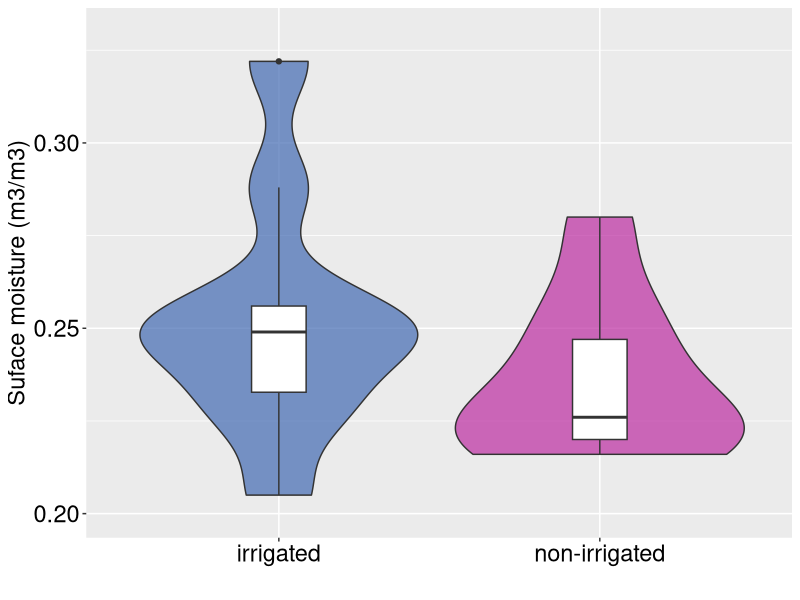
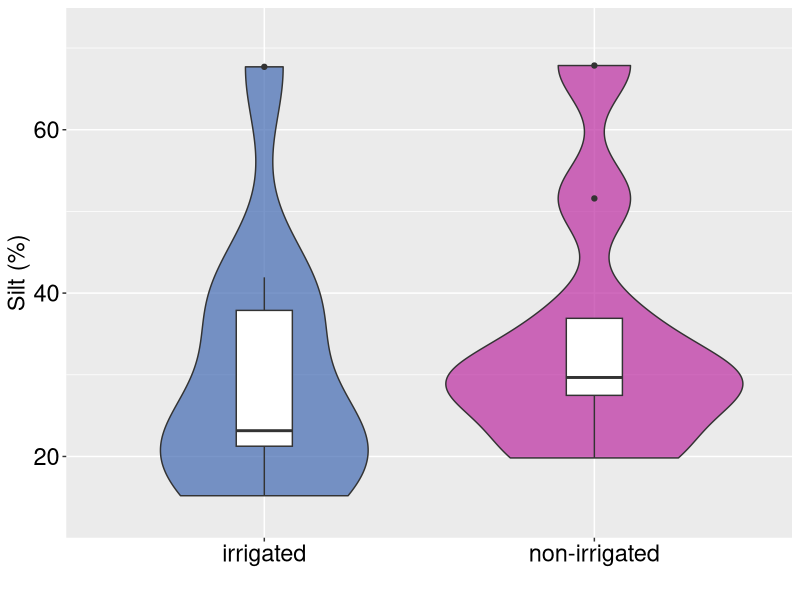
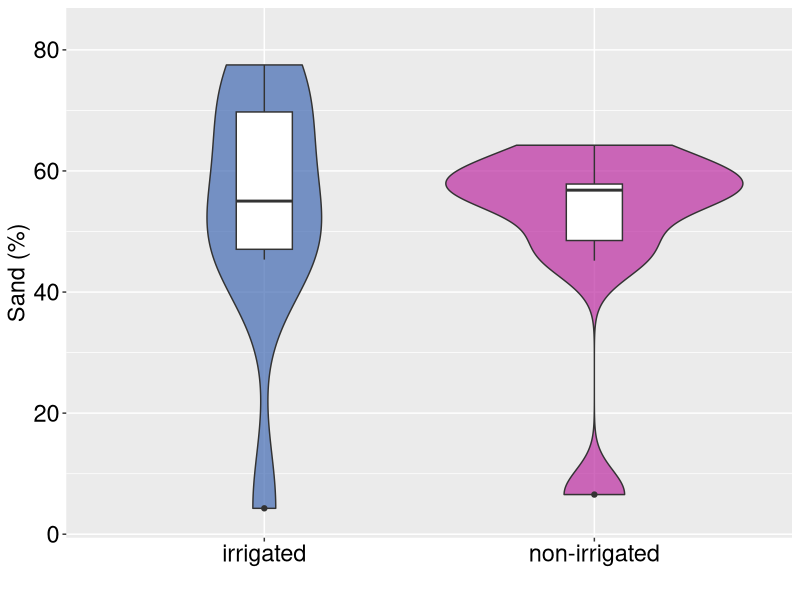
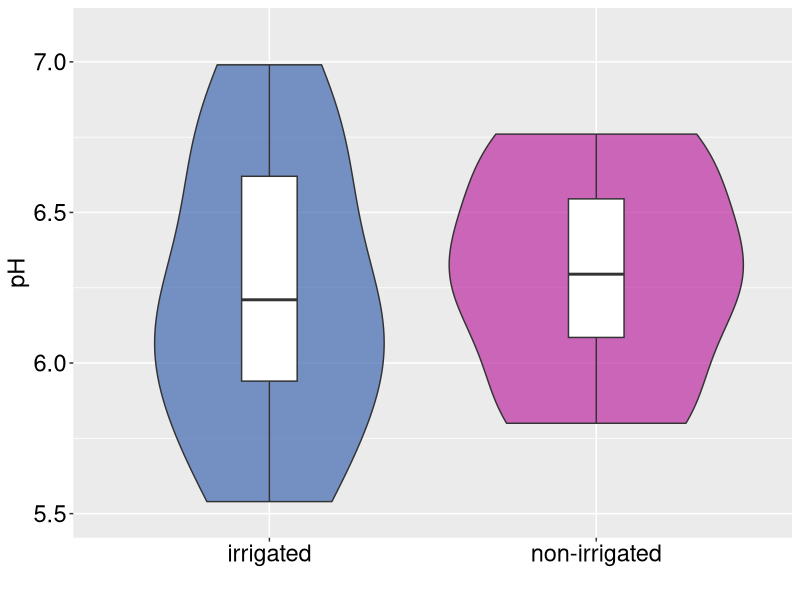
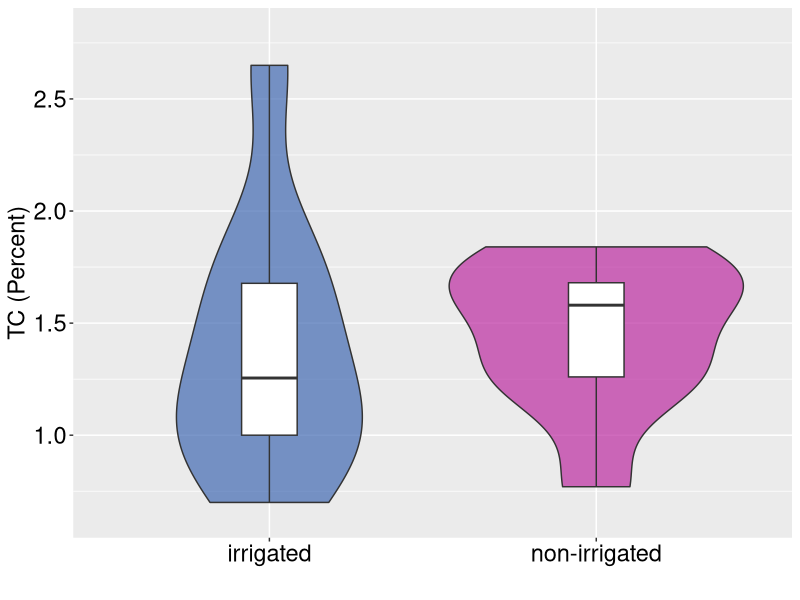
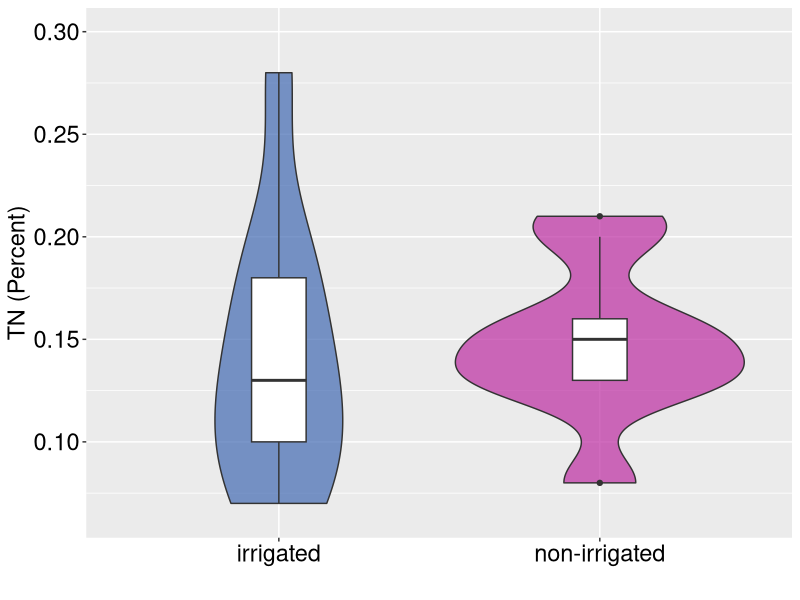
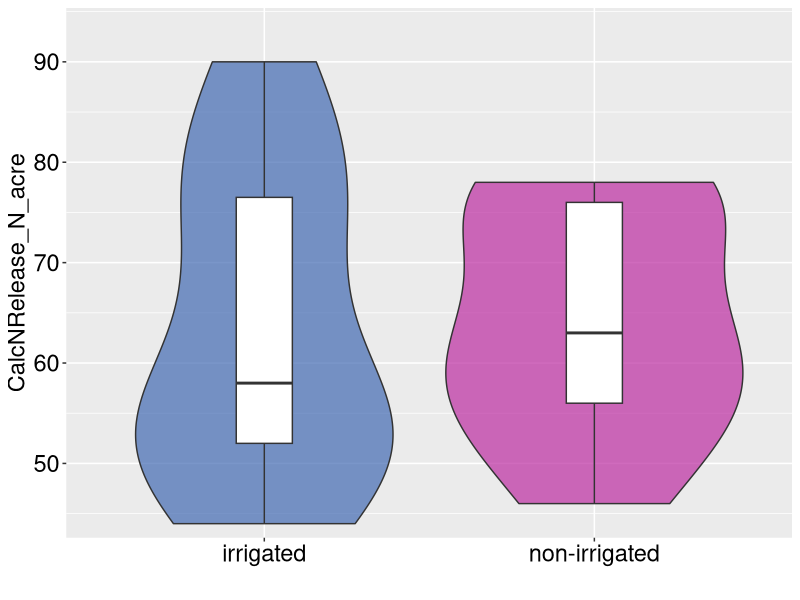
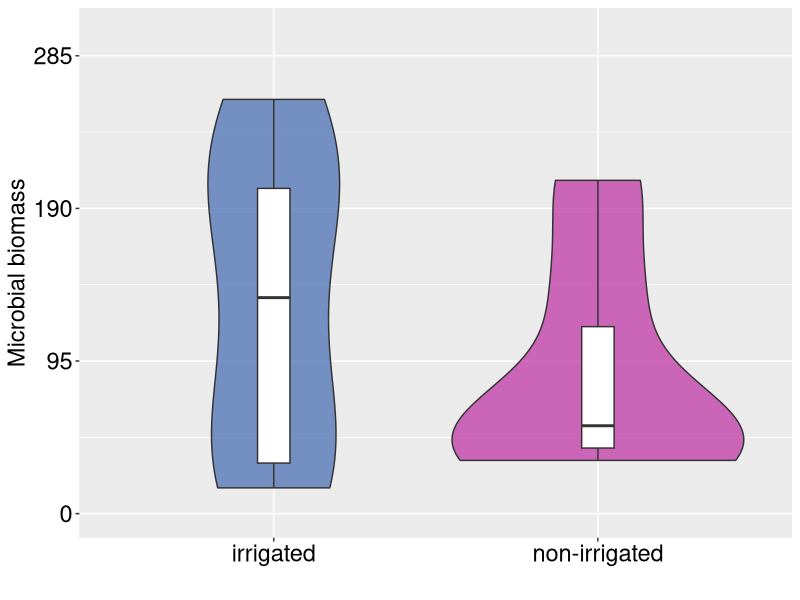

Reproduce these figures in R, in order.
## ---- chunk 1
library(lmerTest)
library(lme4)
library(dplyr)
library(ggplot2)
## ---- chunk 2
metadata1 <- read.csv("./Soil_properties/Data/Metadata_Irrigation.manipulative.exper.csv", header = T,row.names = 1)
env1 <- read.csv("./Soil_properties/Data/Vetted_soil_properties.csv", row.names = 1, header = T)
metadata <- metadata1[rownames(metadata1) %in% rownames(env1),]
env2 <- env1[rownames(metadata),]
env <- cbind(metadata, env2)
## ---- chunk 3
# Surface moisture
range(env$SM.M10)
tapply(env$SM.M10, env$Irrigation, mean)
p1 <- ggplot(data = env, aes(x = Irrigation, y = SM.M10, fill = Irrigation)) +
geom_violin(linewidth= 0.5, size=0.2, alpha= 0.7) +
geom_boxplot(alpha= 1, width= 0.17, fill= "white") +
scale_fill_manual(values = c("#4169B2", "#BB2BA0","gray")) +
labs(x = "", y = "Suface moisture (m3/m3)") + 
theme(
      axis.text.x = element_text(size = 17, colour = "black"),
      axis.text.y = element_text(size = 17, colour = "black"),
      axis.title.x = element_text(size = 17),
      axis.title.y = element_text(size = 17),
      legend.position = "none") + 
  coord_cartesian(ylim = c(0.2, 0.330))

p1
ggsave("./Soil_properties/Output/Surface moisture.pdf", p1, width = 4.5, height = 5)


range(env$Silt)
tapply(env$Silt, env$Irrigation, mean)
p2 <- ggplot(data = env, aes(x = Irrigation, y = Silt, fill = Irrigation)) +
  geom_violin(linewidth= 0.5, size=0.2, alpha= 0.7) + 
  geom_boxplot(alpha= 1, width= 0.17, fill= "white") +
  scale_fill_manual(values = c("#4169B2",  "#BB2BA0","gray")) + 
  labs(y = "Silt (%)", x = "") + ylim(0, 85) +
  theme(
        axis.text.x = element_text(size = 17, colour = "black"),
        axis.text.y = element_text(size = 17, colour = "black"), 
        axis.title.x = element_text(size = 17),
        axis.title.y = element_text(size = 17),
        legend.position = "NA") + coord_cartesian(ylim = c(13, 72))

p2
ggsave("./Soil_properties/Output/Silt.pdf", p2, width = 4.5, height = 5)


range(env$Sand)
tapply(env$Sand, env$Irrigation, mean)
p3 <- ggplot(data = env, aes(x = Irrigation, y = Sand, fill = Irrigation)) +
  geom_violin(linewidth= 0.5, size=0.2, alpha= 0.7) + 
  geom_boxplot(alpha= 1, width= 0.17, fill= "white") +
  scale_fill_manual(values = c("#4169B2",  "#BB2BA0","gray")) +
  labs(y = "Sand (%)", x = "") + ylim(0, 85) +
  theme(axis.text.x = element_text(size = 17, colour = "black"),
        axis.text.y = element_text(size = 17, colour = "black"), 
        axis.title.x = element_text(size = 17),
        axis.title.y = element_text(size = 17),
        legend.position = "NA") + coord_cartesian(ylim = c(3.4, 83))

p3
ggsave("./Soil_properties/Output/Sand.pdf", p3, width = 4.5, height = 5)


range(env$pH)
tapply(env$pH, env$Irrigation, mean)
p4 <- ggplot(data = env, aes(x = Irrigation, y = pH, fill = Irrigation)) +
  geom_violin(linewidth= 0.5, size=0.2, alpha= 0.7) + 
  geom_boxplot(alpha= 1, width= 0.17, fill= "white") +
  scale_fill_manual(values = c("#4169B2",  "#BB2BA0","gray")) +
  labs(y = "pH", x = "") + ylim(0, 7.5) +
  theme(
        axis.text.x = element_text(size = 17, colour = "black"),
        axis.text.y = element_text(size = 17, colour = "black"), 
        axis.title.x = element_text(size = 17),
        axis.title.y = element_text(size = 17),
        legend.position = "NA") + coord_cartesian(ylim = c(5.5, 7.1))
p4
ggsave("./Soil_properties/Output/Soil pH.pdf", p4, width = 4.5, height = 5)


range(env$TC)
tapply(env$TC, env$Irrigation, mean)
p5 <- ggplot(data = env, aes(x = Irrigation, y = TC, fill = Irrigation)) +
  geom_violin(linewidth= 0.5, size=0.2, alpha= 0.7) +  
  geom_boxplot(alpha= 1, width= 0.17, fill= "white") +
  scale_fill_manual(values = c("#4169B2",  "#BB2BA0","gray")) +
  labs(y = "TC (Percent)", x = "") + ylim(0, 3.2) +
  theme(
        axis.text.x = element_text(size = 17, colour = "black"), 
        axis.text.y = element_text(size = 17, colour = "black"),
        axis.title.x = element_text(size = 17),
        axis.title.y = element_text(size = 17),
        legend.position = "NA") + coord_cartesian(ylim = c(0.65, 2.8))

p5
ggsave("./Soil_properties/Output/TC.pdf", p5, width = 5, height = 5.5)



range(env$TN)
tapply(env$TN, env$Irrigation, mean)
p6 <- ggplot(data = env, aes(x = Irrigation, y = TN, fill = Irrigation)) +
  geom_violin(linewidth= 0.5, size=0.1, alpha= 0.7) +  
  geom_boxplot(alpha= 1, width= 0.17, fill= "white") +
  scale_fill_manual(values = c("#4169B2",  "#BB2BA0", "gray")) +
  labs(y = "TN (Percent)", x = "") + ylim(0, 0.32) +
  theme(
        axis.text.x = element_text(size = 17, colour = "black"), 
        axis.text.y = element_text(size = 17, colour = "black"),
        axis.title.x = element_text(size = 17),
        axis.title.y = element_text(size = 17),
        legend.position = "NA") + 
  coord_cartesian(ylim = c(0.065, 0.30))

p6
ggsave("./Soil_properties/Output/TN.pdf", p6, width = 5, height = 5.5)


range(env$CalcNRelease_N)
tapply(env$CalcNRelease_N, env$Irrigation, mean) 
p7 <- ggplot(data = env, aes(x = Irrigation, y = CalcNRelease_N, fill = Irrigation)) +
  geom_violin(linewidth= 0.5, size=0.1, alpha= 0.7) +  
  geom_boxplot(alpha= 1, width= 0.17, fill= "white") +
  scale_fill_manual(values = c("#4169B2",  "#BB2BA0", "gray")) +
  labs(y = "CalcNRelease_N_acre", x = "") + 
  theme(
        axis.text.x = element_text(size = 17, colour = "black"), 
        axis.text.y = element_text(size = 17, colour = "black"),
        axis.title.x = element_text(size = 17),
        axis.title.y = element_text(size = 17),
        legend.position = "NA") + coord_cartesian(ylim = c(45, 93))

p7
ggsave("./Soil_properties/Output/CalcNRelease_N.pdf", p7, width = 5, height = 5.5)


range(env$Biomass)
which(env$Biomass > 400)
env.b <- env[-17,]
tapply(env.b$Biomass, env.b$Irrigation, mean) 
p8 <- ggplot(data = env.b, aes(x = Irrigation, y = Biomass, fill = Irrigation)) +
  geom_violin(linewidth= 0.5, size=0.1, alpha= 0.7) +  
  geom_boxplot(alpha= 1, width= 0.10, fill= "white") +
  scale_fill_manual(values = c("#4169B2",  "#BB2BA0")) +  
  labs(y = "Microbial biomass", x = "") + 
  theme(
    axis.text.x = element_text(size = 17, colour = "black"),
    axis.text.y = element_text(size = 17, colour = "black"),
    axis.title.x = element_text(size = 17),
    axis.title.y = element_text(size = 17),
    legend.position = "NA") +
  scale_y_continuous(limits = c(0, 300), breaks = seq(0, 300, 95))

p8
ggsave("./Soil_properties/Output/Microbial biomass.pdf", p8, width = 3.5, height = 3.5)


range(env$Fe.Zn_ratio)
tapply(env$Fe.Zn_ratio, env$Irrigation, mean)
p9 <- ggplot(data = env, aes(x = Irrigation, y = Fe.Zn_ratio, fill=Irrigation)) +
  geom_violin(linewidth= 0.5, size=0.2, alpha= 0.7) +  
  geom_boxplot(alpha= 1, width= 0.17, fill= "white") +
  scale_fill_manual(values = c("#4169B2",  "#BB2BA0", "gray")) + 
  labs(y = "Fe:Zn ratio", x = "") +
  theme(
    axis.text.x = element_text(size = 17, colour = "black"),
    axis.text.y = element_text(size = 17, colour = "black"), 
    axis.title.x = element_text(size = 17),
    axis.title.y = element_text(size = 17),
    legend.position = "NA") + coord_cartesian(ylim = c(7.75, 120))

p9
ggsave("./Soil_properties/Output/Fe.Zn_ratio.pdf", p9, width = 3.5, height = 3.5)


range(env$NDVI.2021)
tapply(env$NDVI.2021, env$Irrigation, mean)
p10 <- ggplot(data = env, aes(x = Irrigation, y = NDVI.2021, fill=Irrigation)) +
  geom_violin(linewidth= 0.5, size=0.2, alpha= 0.7) +  
  geom_boxplot(alpha= 1, width= 0.17, fill= "white") +
  scale_fill_manual(values = c("#4169B2",  "#BB2BA0", "gray")) +
  labs(y = "NDVI.2021", x = "") +
  theme(
    axis.text.x = element_text(size = 17, colour = "black"),
    axis.text.y = element_text(size = 17, colour = "black"), 
    axis.title.x = element_text(size = 17),
    axis.title.y = element_text(size = 17),
    legend.position = "NA") + coord_cartesian(ylim = c(0.51, 0.84))

p10
ggsave("./Soil_properties/Output/NDVI.pdf", p10, width = 5, height = 5.5)


range(env$Fe)
tapply(env$Fe, env$Irrigation, mean)
p11 <- ggplot(data = env, aes(x = Irrigation, y = Fe, fill = Irrigation)) +
  geom_violin(linewidth= 0.5, size=0.1, alpha= 0.7) +  
  geom_boxplot(alpha= 1, width= 0.17, fill= "white") +
  scale_fill_manual(values = c("#4169B2",  "#BB2BA0")) +
  labs(y = "Available Fe (mg/kg)", x = "") +
  theme(
    axis.text.x = element_text(size = 15, colour = "black"), 
    axis.text.y = element_text(size = 15, colour = "black"), 
    axis.title.x = element_text(size = 15, colour = "black"), 
    axis.title.y = element_text(size = 15, colour = "black"),
    legend.position = "none")  + ylim(90, 420)

p11
ggsave("./Soil_properties/Output/Fe.pdf", p11, width = 5, height = 5.5)
## ---- chunk 4
anova(lmer(SM.M10 ~ Irrigation + (1|State), data = env))
anova(lmer(Silt ~ Irrigation + (1|State), data = env))
anova(lmer(Sand ~ Irrigation + (1|State), data = env))
anova(lmer(pH ~ Irrigation + (1|State), data = env))
anova(lmer(TC ~ Irrigation + (1|State), data = env))
anova(lmer(TN ~ Irrigation + (1|State), data = env))
anova(lmer(CalcNRelease_N ~ Irrigation + (1|State), data = env))
anova(lmer(Biomass ~ Irrigation + (1|State), data = env))
anova(lmer(Fe.Zn_ratio ~ Irrigation + (1|State), data = env))
anova(lmer(NDVI.2021 ~ Irrigation + (1|State), data = env))
anova(lmer(Fe ~ Irrigation + (1|State), data = env))
